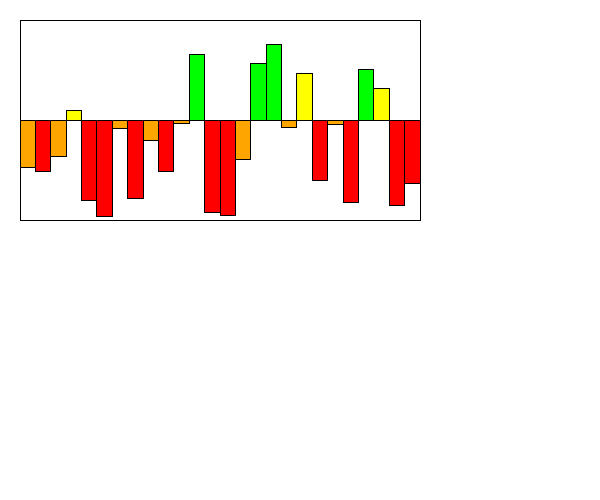
Frame 1 (no input)
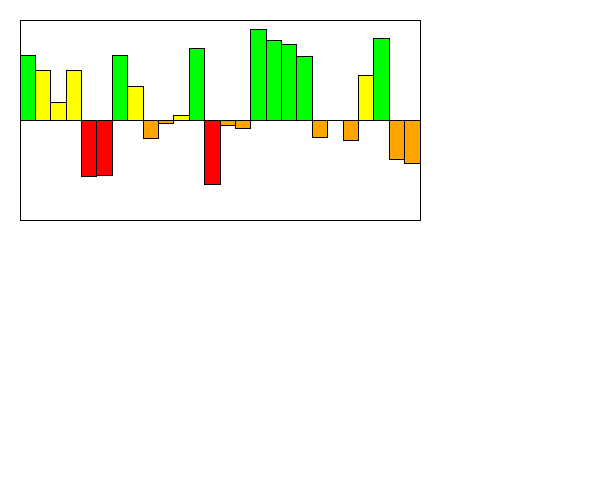
Frame 60 (the mouse pressed at the canvas centre just before this capture)
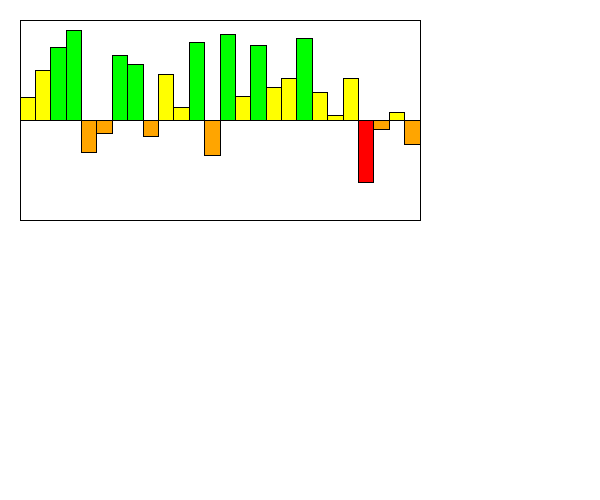
Frame 120 (the mouse held since frame 60 and released just before this capture)

The Processing sketch that drew these frames (run headless with seeded random() and noise(); from frame 60 on, the mouse is pressed at the canvas centre):

// Processing sketch: Section1
// ── Section1.pde
int MAX_VALUE = 100;
int MIN_VALUE = -100;
Visualizer v;

/*You are simulating a visualizer of multiple values
 You need to create a display method first. 
 Then you can make a method that changes the values each time the update is called. 
 */
class Visualizer {
  float x, y;
  float [] values;
  float [] speeds;
  int size = (int)random(40)+1;
  Visualizer(float x, float y) {
    this.x = x;
    this.y = y;
    values = new float[size];
    speeds = new float[size];
    for (int i = 0; i < values.length; i++) {
      values[i] = random(-99, 99);
      speeds[i] = random(2);
    }
  }

  void display() {
    //draw the bars equally spaced inside this box. 
    //You can assume 10, but it would be even better 
    //if you could modify it to be larger increments.
    fill(255);
    rect(x, y, 400, 200);
    //This is a 200x400 box.
    //The width of the visualizer is 400! This rect is the border

    //the line is the 0 y-value, the top is 100, the bottom is -100
    line(x, y+100, x+400, y+100);

    //You need to use a loop. You need to make the HEIGHT of the bars 
    //the values in the array.
    //Negative values are red, and go below the line.
    //Positive values are green and go above the line.
    
    for(int i = 0; i < values.length; i++){
      if(values[i] > 50){
        fill(0, 255, 0);
      } else if ( values[i] > 0){
        fill(255, 255, 0);
      } else if ( values[i] > -50){
        fill(255,165,0);
      } else {
        fill(255, 0, 0);
      }
      if(values[i] > 0){
        rect(x+(400/(float)values.length*i), y+100-v.values[i], 400/(float)values.length, v.values[i]);
      } else {
        rect(x+(400/(float)values.length*i), y+100-v.values[i], 400/(float)values.length, v.values[i]);
      }
    }

  
  }
  void update() {
    //???WRITE THIS METHOD SECOND!!!
    for (int i = 0; i < values.length; i++) {
      values[i] += speeds[i]; //the speed updates the values. Do not touch this.
      //??? keep them values between max/min value so they stay in the box.
      if(values[i] >= MAX_VALUE || values[i] <= MIN_VALUE){
        speeds[i]*= -1;
      }
      //??? reverse the speeds so the bar oscillates up/down when it reaches max/min

      
    }
  }
}

void setup() {
  size(600, 500);
  v = new Visualizer(20, 20);
}
void draw() {
  background(255);
  v.display();
  v.update();
}
